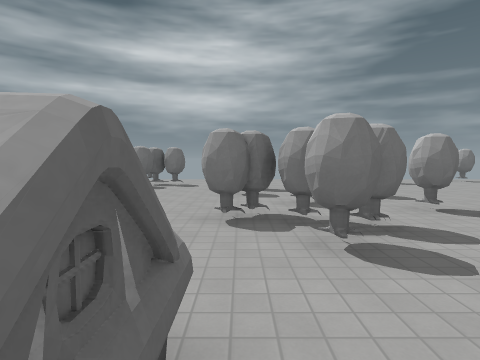
View 1 (above)

17 first-person views from a walk through a 3-D level made in the Godot game engine. The camera is 1.5 m above the floor, tilts 4° down and sees 80° across. The floor is counted in squares, 1.44 m on a side. Each view is taken from the middle of a square. On the plan, view 1 faces up. The plan holds only what a view shows up to about 12 squares ahead; the rest is blank. Surface patterns are stand-ins for the level's own textures.

View 2
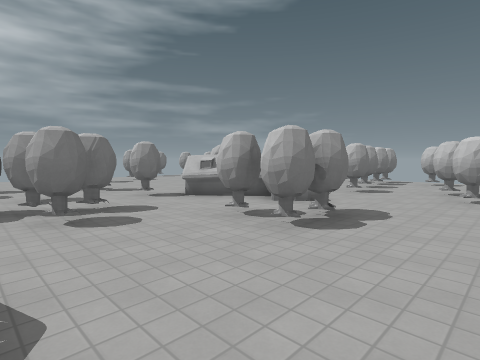

View 3
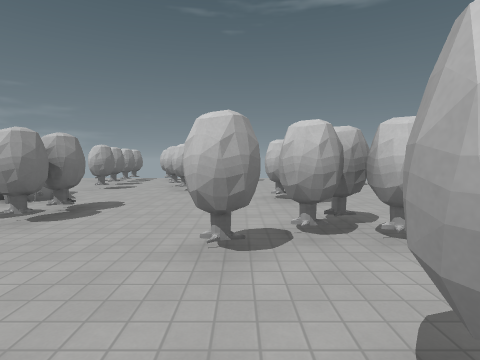

View 4
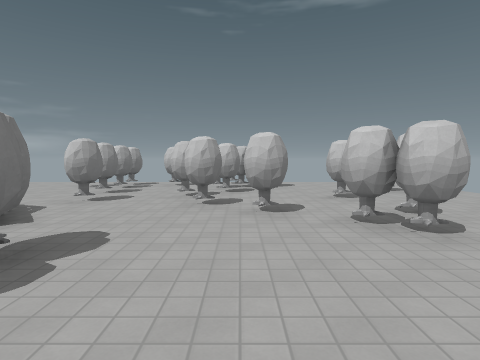

View 5
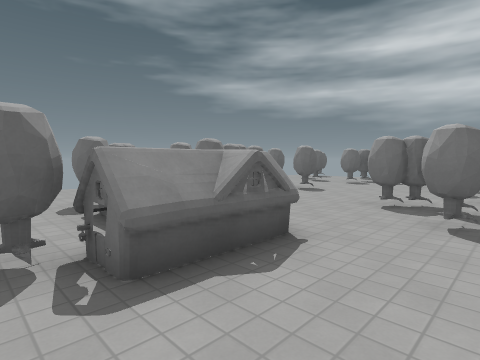

View 6
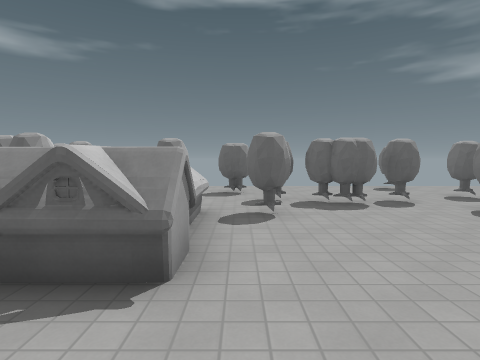

View 7
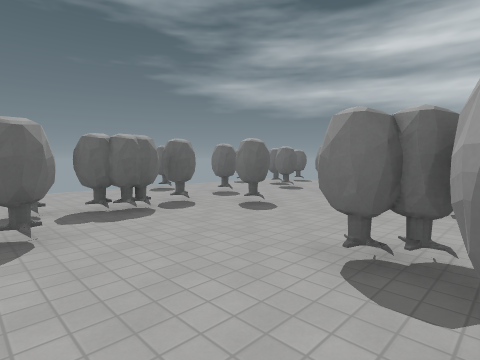

View 8
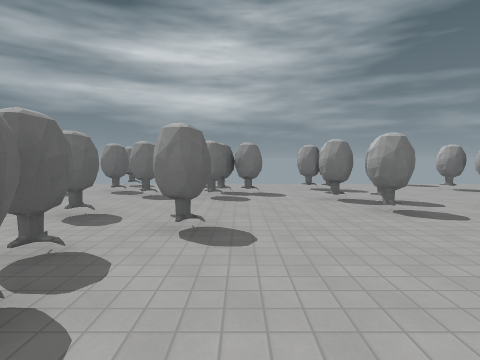

View 9
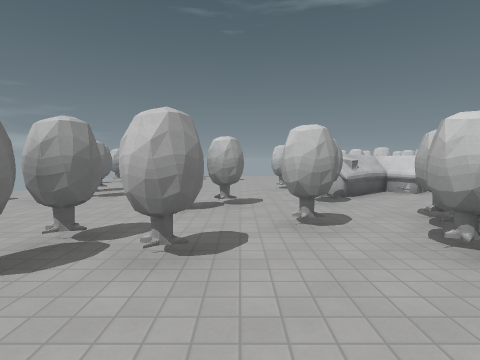

View 10
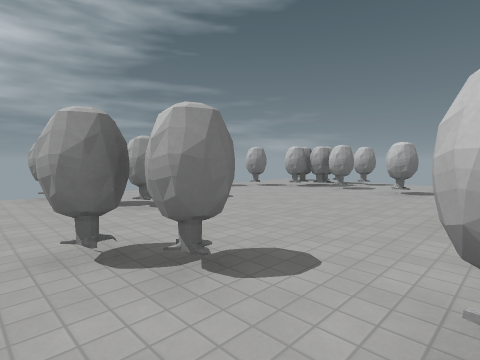

View 11
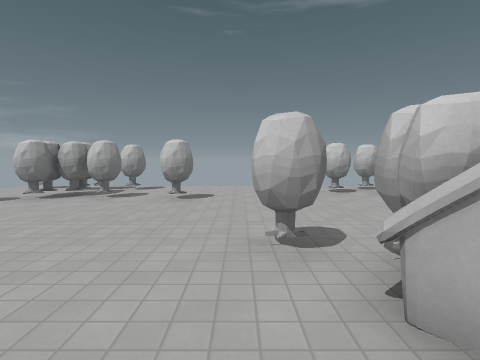

View 12
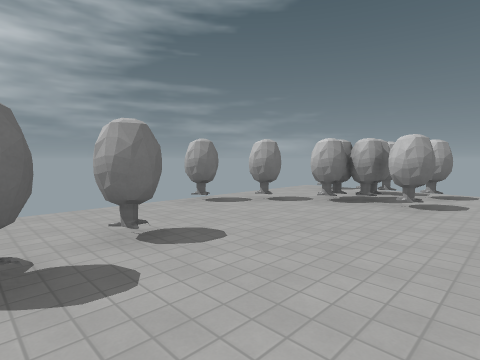

View 13
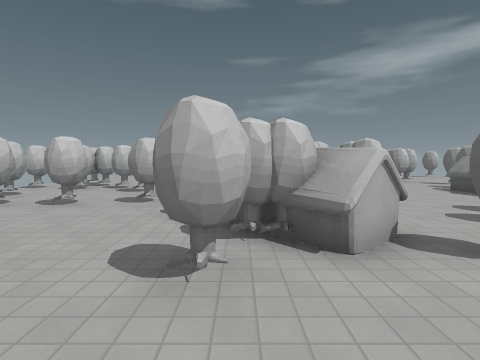

View 14
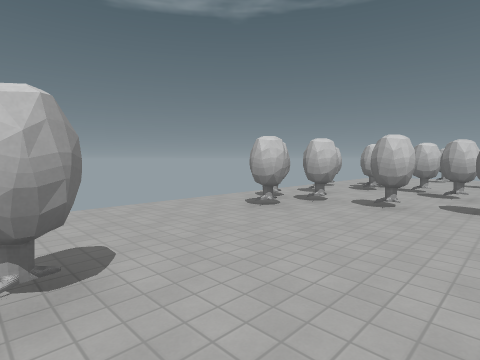

View 15
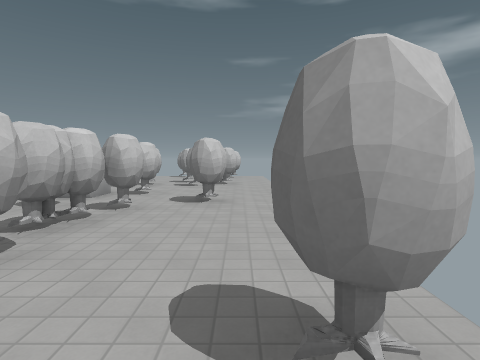

View 16
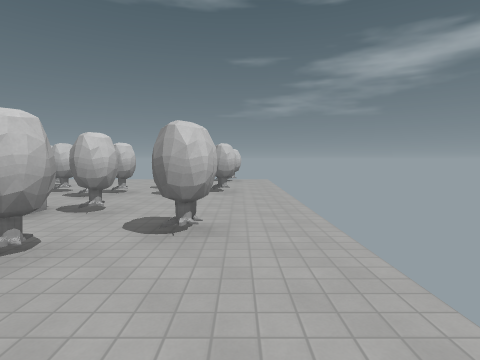

View 17
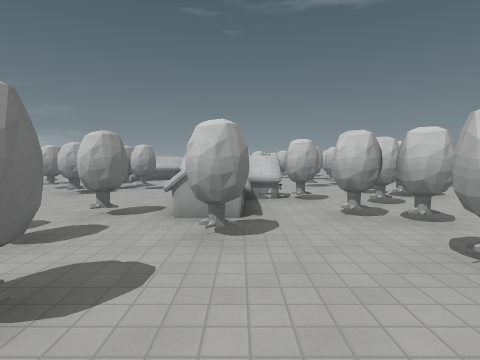

### Floor plan
Key: @ floor where view 1 was taken; # wall or solid block; x gap in a wall; . floor; ^ raised ledge; T thing the floor can be seen under or through.
Columns run from 9 left of view 1 to 15 right of it. Each row starts with its distance up from view 1.
 15 .##   .... ..#....#x
 14 ....  ..............##
 13  ... ....#...#..#....###.
 12  .#..##.......#......###.
 11 ...#.#...............#.#.
 10 .........##..............
  9 .........#..#........#...
  8 #..#........##...........
  7 .....#...................
  6 ....T........#.^#........
  5 ....T....##...^##........
  4 ....T......#...^^.....#..
  3 ....TT....##...^#^....##.
  2 ..#..........#.#..#.#....
  1 .....^###....##........#.
  0 ....#^^^^@.........#.....
 -1 ........#.........#...#..
 -2 .....#.##...........#.#xx
 -3 ..##.#.#...#.........##..
 -4 ..# .....#..#...#.......
 -5 ..  ....##..##.##..#....
 -6 ..   .. ..   .......  ..
 -7                 ....
 -8                   ..

Positions as (right, up) in squares from view 1, and headings:
1: (0, 0), facing up
2: (0, -2), facing up-right
3: (-1, -3), facing right
4: (2, -2), facing right
5: (2, -2), facing up-left
6: (2, 2), facing left
7: (1, 2), facing up-left
8: (-3, 3), facing up
9: (-3, 8), facing right
10: (2, 6), facing up-right
11: (4, 7), facing right
12: (5, 9), facing up-right
13: (7, 9), facing down
14: (9, 9), facing down-right
15: (-8, 9), facing down
16: (-8, 6), facing down
17: (-9, 0), facing right
